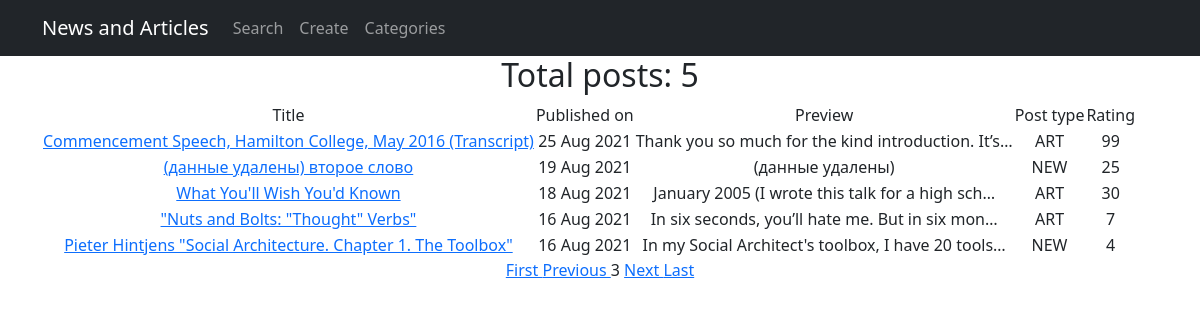
Page /news/?page=3 on the committed database.
### news/models.py (models this page shows, shortened)
class Post(models.Model):
    author = models.ForeignKey(Author, on_delete=models.CASCADE)
    NEWS = 'NEW'
    ARTICLE = 'ART'
    CATEGORY_CHOICES = [(NEWS, 'NEWS'), (ARTICLE, 'ARTICLE'), ]
    categoryType = models.CharField(max_length=3, choices=CATEGORY_CHOICES, default=NEWS)
    dateCreated = models.DateTimeField(auto_now_add=True)
    postCategory = models.ManyToManyField(Category, through='PostCategory')
    title = models.CharField(max_length=128)
    text = models.TextField()
    rating = models.SmallIntegerField(default=0)
    def get_absolute_url(self):
        return f'/news/{self.id}'

### news/views.py (the view)
# urls.py: path('', PostListView.as_view()),
class PostListView(ListView):
    model = Post
    template_name = 'post_list.html'
    context_object_name = 'news'
    queryset = Post.objects.order_by('-id')
    paginate_by = 5
    def get_context_data(self, **kwargs):
        context = super().get_context_data(**kwargs)
        context['time_created'] = datetime.utcnow()
        return context

### news/templatetags/custom_filters.py (called while the page is built)
@register.filter(name='censor')
def censor(value):
    for word in censor_list:
        value = value.replace(word, replacement_word)
    return value

### templates/post_list.html (shortened to what this page needs)
{% extends 'flatpages/default.html' %}
{% load custom_filters %}
{% block content %}
    {% if news %}
<h2>Total posts: {{news|length}}</h2>
<table>
            <tr>
                <td>
                    Title
                </td>
                <td>
                    Published on
                </td>
                <td>
                    Preview
                </td>
                <td>
                    Post type
                </td>
                <td>
                    Rating
            </tr>
        {% for news in news %}
            <tr>
                <td>
                   <a href="{{ news.get_absolute_url }}"> {{ news.title|censor }} </a>
                </td>
                <td>
                    {{ news.dateCreated|date:'d M Y' }}
                </td>
                <td>
                    {{ news.text|truncatechars:50|censor }}
                </td>
                 <td>
                    {{ news.categoryType }}
                </td>
                <td>
                    {{ news.rating }}
                </td>
            </tr>
        {% endfor %}
        </table>
    {% else %}
        <h2> No news today :( </h2>
    {% endif %}
{% if is_paginated %}
    {% if page_obj.has_previous %}
        <a href="?page=1">    First    </a>
        <a a href="?page={{page_obj.previous_page_number}}">    Previous    </a>
    {% endif %}
    {% for num in page_obj.paginator.page_range %}
        {% if page_obj.number == num %}
            <a>{{num}}</a>
        {% elif num > page_obj.number|add:'-1' and num < page_obj.number|add:'1' %}
            <a href="?page={{num}}">{{num}}</a>
        {% endif %}
    {% endfor %}
    {% if page_obj.has_next %}
        <a href="?page={{page_obj.next_page_number}}">    Next    </a>
        <a href="?page={{page_obj.paginator.num_pages}}">    Last    </a>
    {% endif %}
{% endif %}
{% endblock content %}

### rows in the picture
Post: title|censor "Commencement Speech, Hamilton College, May 2016 (Transcript)", dateCreated "25 Aug 2021", text|censor "Thank you so much for the kind introduction. It’s…", categoryType "ART", rating "99"
Post: title|censor "(данные удалены) второе слово", dateCreated "19 Aug 2021", text|censor "(данные удалены)", categoryType "NEW", rating "25"
Post: title|censor "What You'll Wish You'd Known", dateCreated "18 Aug 2021", text|censor "January 2005 (I wrote this talk for a high sch…", categoryType "ART", rating "30"
Post: title|censor "\"Nuts and Bolts: \"Thought\" Verbs\"", dateCreated "16 Aug 2021", text|censor "In six seconds, you’ll hate me. But in six mon…", categoryType "ART", rating "7"
Post: title|censor "Pieter Hintjens \"Social Architecture. Chapter 1. The Toolbox\"", dateCreated "16 Aug 2021", text|censor "In my Social Architect's toolbox, I have 20 tools…", categoryType "NEW", rating "4"

### other values in the picture
{{ news|length }} "5"
{{ num }} "3"
